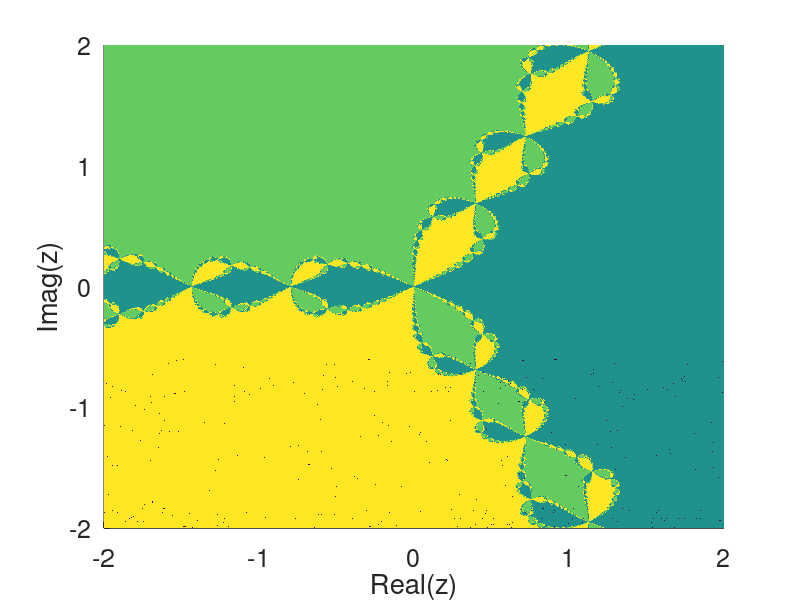

This chart was generated by the following MATLAB code:
clc; clear; close all;
%% data
% function
f = @(z) z.^3-1;
df = @(z) 3*z.^2;
fzeros = [1 + 0i;...
          -.5 + 3^.5/2*1i;...
          -.5 - 3^.5/2*1i];

% grid
hm = 1e3;
LL = 2; dz = LL/hm/10;
xx = -LL:dz:LL; yy = -LL:dz:LL;

% initial guess
xp = -LL:LL/hm:LL; yp = -LL:LL/hm:LL;
p0 = reshape(xp'+(yp*1i),1,(hm*2+1)^2);

% tollerance
tol = 1;

%% loop
pp = p0;
mm = 20;
%{
xcol = (real(p0')/2+LL)/LL/2;
ycol = (imag(p0')/2+LL)/LL/2;
ncol = zeros(hm,1);
col = [xcol ycol 1-(xcol+ycol)/2];
hold on
%}
for inst = 1:mm
    %{
    plot(real(fzeros),imag(fzeros),'ko','markersize',10,'markerfacecolor','r')
    for jp = 1:length(p0)
        plot(real(p0(jp)),imag(p0(jp)),'ko','markersize',6,...
            'markerfacecolor',col(jp,:))
    end
    drawnow
    if inst <mm
        clf
    end
    hold on
    ylim([-2 2])
    xlim([-2 2])
    grid on
    set(gca,'fontsize',18)
    xlabel('Real(z)')
    ylabel('Imag(z)')
    %}
    
    p0 = p0 - f(p0)./df(p0);
end

%% where did they go
mindist = zeros(1,size(p0,2));
dist = zeros(length(fzeros),size(p0,2));
pp(isnan(pp)) = 0;
for jz = 1:length(fzeros)
    zz = p0-fzeros(jz);
    dist(jz,:) = sqrt(real(zz).^2+imag(zz).^2);
end
[~,mindist] = min(dist);
for jz = 1:length(fzeros)
    mindist(dist(jz,mindist==jz) > tol) = -1;
end

%% post
% final configuration
%{
figure
xcol = (real(p0')/2+LL)/LL/2;
ycol = (imag(p0')/2+LL)/LL/2;
ncol = zeros(hm,1);
col = [xcol ycol 1-(xcol+ycol)/2];
hold on
plot(real(fzeros),imag(fzeros),'ko','markersize',10,'markerfacecolor','r')
for jp = 1:length(p0)
    plot(real(pp(jp)),imag(pp(jp)),'ko','markersize',6,...
        'markerfacecolor',col(jp,:))
end
ylim([-2 2])
xlim([-2 2])
grid on
set(gca,'fontsize',18)
xlabel('Real(z)')
ylabel('Imag(z)')
%}

% starting configuration
figure
hold on
plotcol = reshape(mindist,length(xp),length(xp));
h = pcolor(xp,yp,plotcol');
set(h, 'EdgeColor', 'none')
ylim([-2 2])
xlim([-2 2])
grid on
set(gca,'fontsize',18)
xlabel('Real(z)')
ylabel('Imag(z)')
